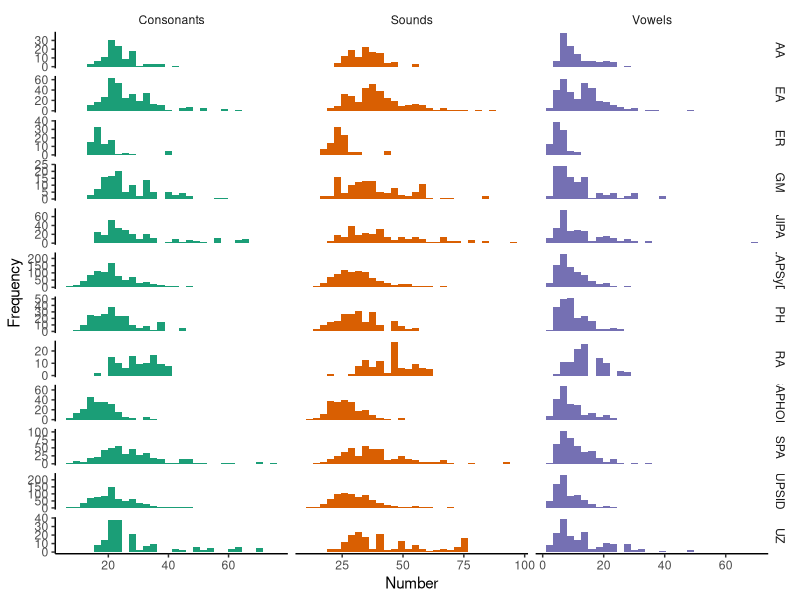
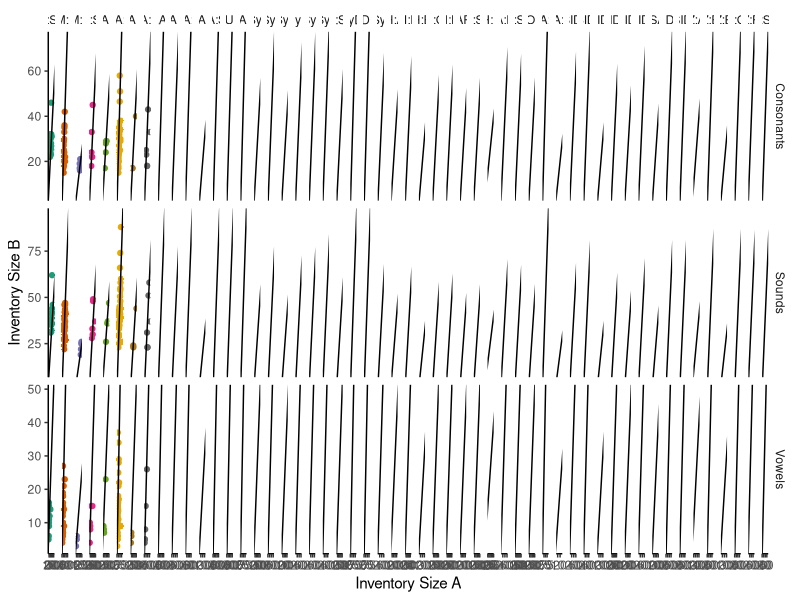
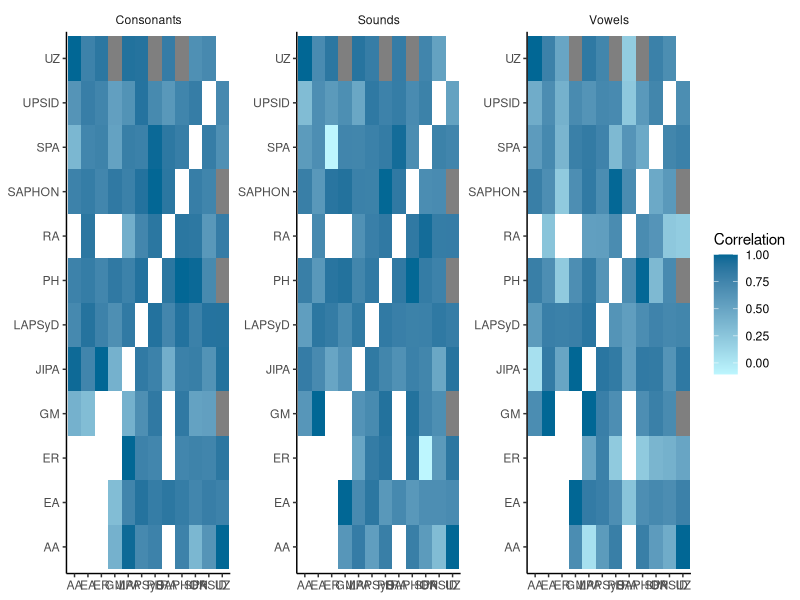
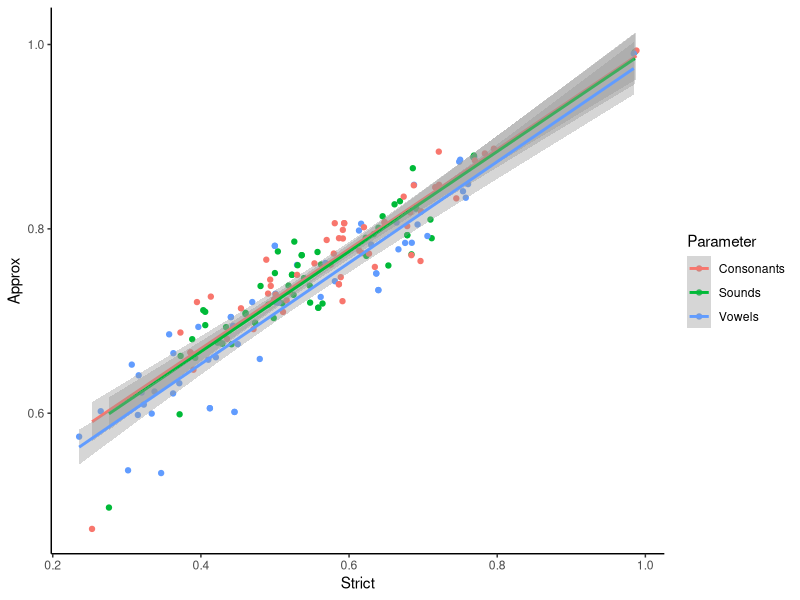

Generate these figures, in order, with R:
#!/usr/bin/env Rscript
library(ggplot2)

df <- read.csv('./output/results.raw.csv', header=TRUE)
df$Comparison <- paste0(df$DataA, ':', df$DataB)

df.sum <- read.csv('./output/results.summary.csv', header=TRUE)


df.sizes <- data.frame(
    Glottocode=df$Glottocode,
    Size=df$SizeA,
    Dataset=df$DataA,
    Parameter=df$Parameter
)
df.sizes <- rbind(df.sizes, data.frame(
    Glottocode=df$Glottocode,
    Size=df$SizeB,
    Dataset=df$DataB,
    Parameter=df$Parameter
))


# histograms
p <- ggplot(df.sizes, aes(x=Size, fill=Parameter)) +
    geom_histogram() +
    theme_classic() + theme(strip.background = element_blank()) +
    facet_grid(Dataset~Parameter, scales="free") +
    scale_fill_brewer(palette="Dark2") +
    guides(fill="none") +
    xlab("Number") + ylab("Frequency")

ggsave("plots/histograms.png", p)


# scatter plots
p <- ggplot(df, aes(x=SizeA, y=SizeB, color=Comparison)) +
    geom_point() +
    geom_abline(intercept=0, slope=1) +
    facet_grid(Parameter~Comparison, scales="free") +
    theme_classic() + theme(strip.background = element_blank()) +
    scale_color_brewer(palette="Dark2") +
    guides(color="none") +
    xlab("Inventory Size A") + ylab("Inventory Size B")

ggsave("plots/scatter.png", p, height=6, width=8)


# Heatmaps.
df.sum2 <- df.sum
colnames(df.sum2) <- c("Parameter", "Dataset2", "Dataset1", "P", "R", "Delta", "Strict", "Approx")
df.sum2 <- rbind(df.sum2, df.sum)

p <- ggplot(df.sum2, aes(x=Dataset1, y=Dataset2, fill=P)) +  # misnamed p = r?
    geom_tile() +
    facet_wrap(Parameter~., scales="free", ncol=3) +
    scale_fill_gradient("Correlation", high="#016795", low="#BDF6FE") +
    guides(color="none") +
    theme_classic() + theme(strip.background = element_blank()) +
    xlab(NULL) + ylab(NULL)

ggsave("plots/heatmaps.png", p, height=3, width=9)


### Relationship between Strict/Approx
p <- ggplot(df.sum, aes(x=Strict, y=Approx, color=Parameter, group=Parameter)) +
    geom_point() + geom_smooth(method="lm") +
    theme_classic()
ggsave("plots/strict_vs_approx.png", p)

